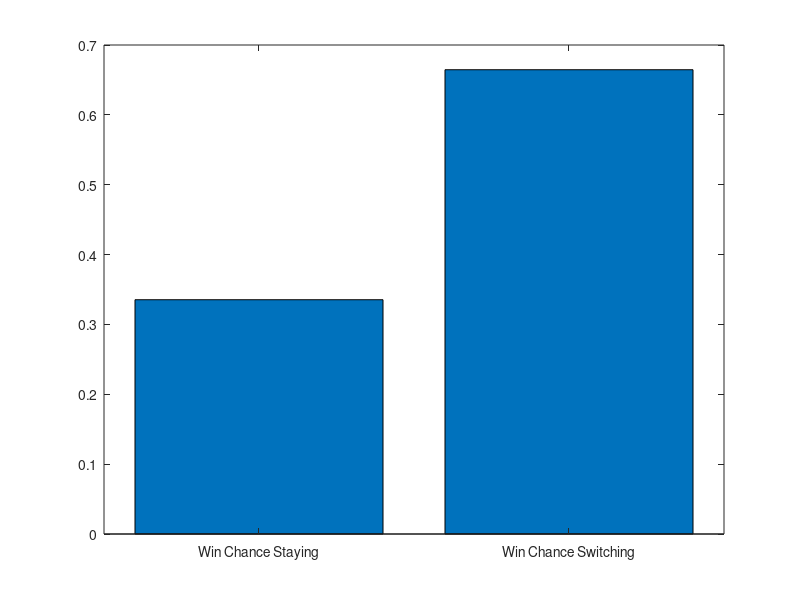

MATLAB code to generate this figure:
nExperiments=100000;
stay = 0;
change = 0;
for i = 1:nExperiments
    doors = randperm(3); %With 1 being the winning door
    choice = randi(3); % chose either the first second or third door
    if (doors(choice) == 1) %If the door I chose was the winning door, which is the one with the value of one, not the one that comes first.
        stay = stay + 1;
    else
        change = change + 1; %Because if you picked the wrong door, staying would lose, but the only option to change to is the right door, so it's an automatic win if you selected the wrong door in the first place.
    end
end
stay = stay/100000;
change = change/100000;

barNames={'Win Chance Staying'; 'Win Chance Switching'};
bar([stay,change]);
set(gca,'xticklabel',barNames);

    
